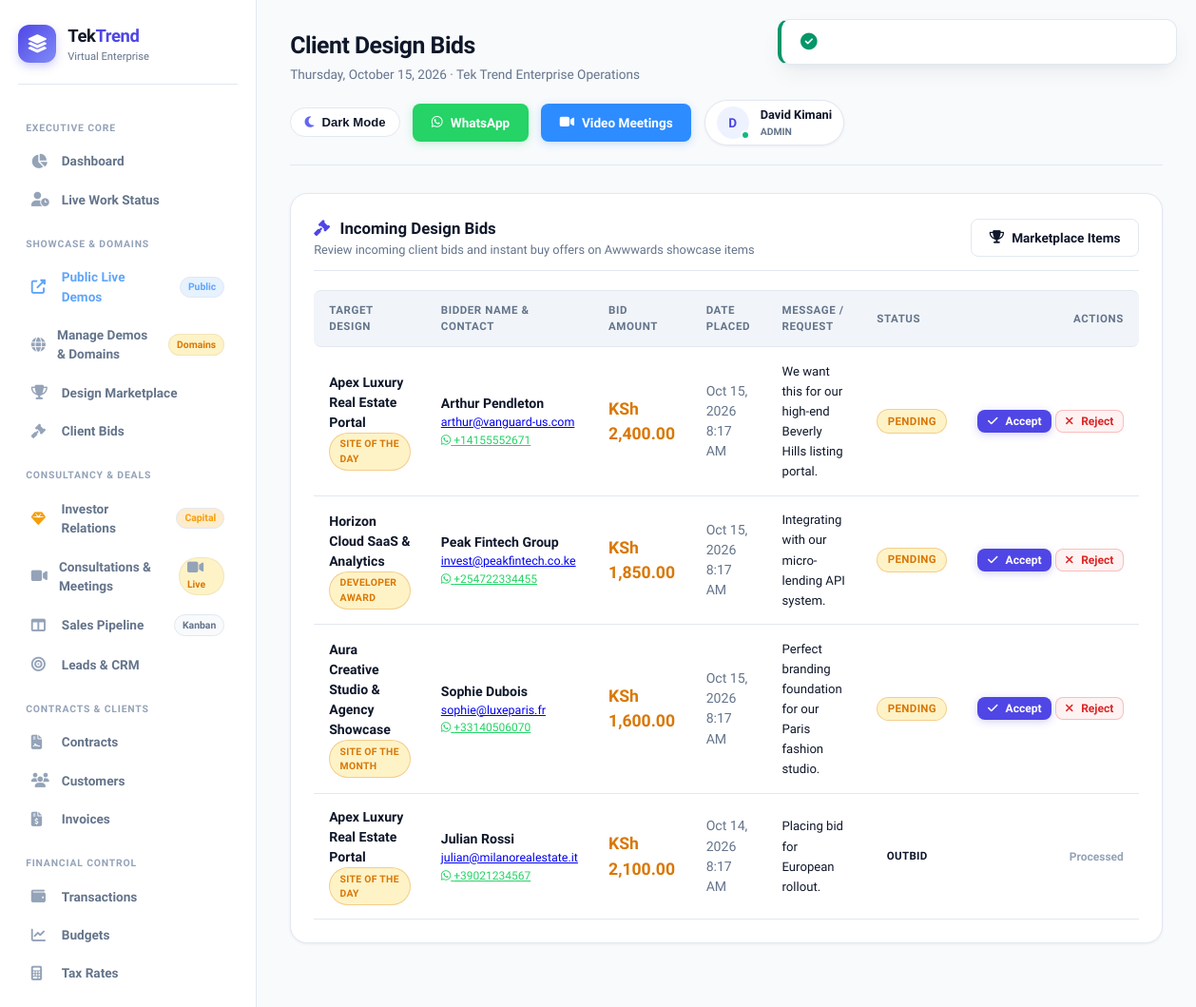
Screenshot of /public/marketplace/bids (signed in) with the database file from the repository.
### tables this page shows
CREATE TABLE IF NOT EXISTS `design_bids` (
    `id` INT UNSIGNED NOT NULL AUTO_INCREMENT,
    `design_item_id` INT UNSIGNED NOT NULL,
    `bidder_name` VARCHAR(100) NOT NULL,
    `bidder_email` VARCHAR(100) NOT NULL,
    `bidder_phone` VARCHAR(30) DEFAULT NULL,
    `bid_amount` DECIMAL(12,2) NOT NULL,
    `message` TEXT,
    `status` ENUM('pending','accepted','outbid','rejected') DEFAULT 'pending',
    `created_at` TIMESTAMP DEFAULT CURRENT_TIMESTAMP,
    PRIMARY KEY (`id`),
    KEY `design_item_id` (`design_item_id`),
    KEY `bid_amount` (`bid_amount`),
    KEY `status` (`status`)
);

CREATE TABLE IF NOT EXISTS `design_items` (
    `id` INT UNSIGNED NOT NULL AUTO_INCREMENT,
    `title` VARCHAR(200) NOT NULL,
    `slug` VARCHAR(200) NOT NULL,
    `category` VARCHAR(100) DEFAULT 'SaaS & Enterprise',
    `award_badge` VARCHAR(100) DEFAULT 'Site of the Day',
    `description` TEXT,
    `short_description` VARCHAR(255) DEFAULT NULL,
    `image` VARCHAR(255) DEFAULT NULL,
    `demo_url` VARCHAR(255) DEFAULT NULL,
    `sale_type` ENUM('bid','buy_now','both') DEFAULT 'both',
    `starting_bid` DECIMAL(12,2) DEFAULT 500.00,
    `current_bid` DECIMAL(12,2) DEFAULT 500.00,
    `buy_now_price` DECIMAL(12,2) DEFAULT 1800.00,
    `bid_end_date` DATETIME DEFAULT NULL,
    `total_bids` INT DEFAULT 0,
    `views_count` INT DEFAULT 0,
    `status` ENUM('active','sold','ended','draft') DEFAULT 'active',
    `created_by` INT UNSIGNED DEFAULT NULL,
    `created_at` TIMESTAMP DEFAULT CURRENT_TIMESTAMP,
    `updated_at` TIMESTAMP DEFAULT CURRENT_TIMESTAMP ON UPDATE CURRENT_TIMESTAMP,
    PRIMARY KEY (`id`),
    UNIQUE KEY `slug` (`slug`),
    KEY `category` (`category`),
    KEY `status` (`status`)
);

### app/views/marketplace/bids.php (the view, shortened to what the rows shown need)
<div class="card">
    <div class="card-header">
        <div>
            <h3 class="card-title"><i class="fas fa-gavel" style="color: var(--primary); margin-right: 0.4rem;"></i> Incoming Design Bids</h3>
            <p class="card-subtitle">Review incoming client bids and instant buy offers on Awwwards showcase items</p>
        </div>
        <a href="<?= eurl('/marketplace') ?>" class="btn btn-outline"><i class="fas fa-trophy"></i> Marketplace Items</a>
    </div>
    <div class="table-responsive">
        <table class="data-table">
            <thead>
                <tr>
                    <th>Target Design</th>
                    <th>Bidder Name & Contact</th>
                    <th>Bid Amount</th>
                    <th>Date Placed</th>
                    <th>Message / Request</th>
                    <th>Status</th>
                    <th style="text-align: right;">Actions</th>
                </tr>
            </thead>
            <tbody>
                <?php if (empty($bids)): ?>
                    <tr>
                        <td colspan="7" style="text-align: center; padding: 2.5rem; color: var(--text-muted);">
                            <i class="fas fa-inbox" style="font-size: 2rem; display: block; margin-bottom: 0.5rem; opacity: 0.4;"></i>
                            No bids received yet.
                        </td>
                    </tr>
                <?php else: ?>
                    <?php foreach ($bids as $b): ?>
                        <tr>
                            <td>
                                <strong><?= sanitize($b['design_title'] ?? 'Design Template') ?></strong>
                                <?php if (!empty($b['award_badge'])): ?>
                                    <div><span class="badge pending" style="font-size: 0.65rem;"><?= sanitize($b['award_badge']) ?></span></div>
                                <?php endif; ?>
                            </td>
                            <td>
                                <strong style="color: var(--text-main);"><?= sanitize($b['bidder_name']) ?></strong>
                                <div style="font-size: 0.78rem; color: var(--text-muted);"><a href="mailto:<?= sanitize($b['bidder_email']) ?>"><?= sanitize($b['bidder_email']) ?></a></div>
                                <?php if (!empty($b['bidder_phone'])): ?>
                                    <div style="font-size: 0.75rem;"><a href="https://wa.me/<?= preg_replace('/\D/', '', $b['bidder_phone']) ?>" target="_blank" style="color: #25d366;"><i class="fab fa-whatsapp"></i> <?= sanitize($b['bidder_phone']) ?></a></div>
                                <?php endif; ?>
                            </td>
                            <td><strong style="font-size: 1.1rem; color: var(--accent);"><?= formatCurrency($b['bid_amount']) ?></strong></td>
                            <td style="color: var(--text-muted);"><?= formatDateTime($b['created_at']) ?></td>
                            <td><span style="font-size: 0.82rem; color: var(--text-main);"><?= sanitize($b['message'] ?? '-') ?></span></td>
                            <td><span class="badge <?= sanitize($b['status']) ?>"><?= ucfirst(sanitize($b['status'])) ?></span></td>
                            <td style="text-align: right; white-space: nowrap;">
                                <form method="POST" action="<?= eurl('/marketplace/bids/' . $b['id'] . '/status') ?>" style="display: inline-block;">
                                    <?php if ($b['status'] === 'pending'): ?>
                                        <button type="submit" name="status" value="accepted" class="btn btn-primary" style="padding: 0.25rem 0.6rem; font-size: 0.75rem;"><i class="fas fa-check"></i> Accept</button>
                                        <button type="submit" name="status" value="rejected" class="btn btn-danger" style="padding: 0.25rem 0.6rem; font-size: 0.75rem;"><i class="fas fa-times"></i> Reject</button>
                                    <?php else: ?>
                                        <span style="font-size: 0.75rem; color: var(--text-light); font-weight: 600;">Processed</span>
                                    <?php endif; ?>
                                </form>
                            </td>
                        </tr>
                    <?php endforeach; ?>
                <?php endif; ?>
            </tbody>
        </table>
    </div>
</div>

### app/core/Router.php (shortened to what the rows shown need)
<?php
class Router {
    private $routes = [];
    private function addRoute($method, $path, $handler, $middleware = []) {
        $this->routes[] = [
            'method'      => $method,
            'path'        => $path,
            'handler'     => $handler,
            'middleware'  => $middleware
        ];
    }
    public function dispatch() {
        $method = $_SERVER['REQUEST_METHOD'];
        $requestPath = parse_url($_SERVER['REQUEST_URI'], PHP_URL_PATH);
        $basePath = rtrim(str_replace(basename($_SERVER['SCRIPT_NAME']), '', $_SERVER['SCRIPT_NAME']), '/');
        if ($basePath && strpos($requestPath, $basePath) === 0) {
            $requestPath = substr($requestPath, strlen($basePath));
        }
        $requestPath = '/' . ltrim($requestPath, '/');
        foreach ($this->routes as $route) {
            if ($route['method'] !== 'ANY' && $route['method'] !== $method) {
                continue;
            }
            $pattern = preg_replace('#\{[^}]+\}#', '([^/]+)', $route['path']);
            $pattern = '#^' . $pattern . '$#';
            if (preg_match($pattern, $requestPath, $matches)) {
                $params = [];
                $this->executeHandler($route['handler'], $params);
                return;
            }
        }
    }
    private function executeHandler($handler, $params = []) {
        if (is_string($handler)) {
            $parts = explode('@', $handler);
            if (count($parts) === 2) {
                $controllerName = $parts[0];
                $methodName = $parts[1];
                if (class_exists($controllerName)) {
                    $controller = new $controllerName();
                    if (method_exists($controller, $methodName)) {
                        call_user_func_array([$controller, $methodName], $params);
                        return;
                    }
                }
            }
        }
    }
}

### rows the page displays
design_bids: design_item.title "Apex Luxury Real Estate Portal", design_item.award_badge "SITE OF THE DAY", bidder_name "Arthur Pendleton", bidder_email "arthur@vanguard-us.com", bidder_phone "+14155552671", bid_amount "KSh 2,400.00", created_at "Oct 15, 2026 8:17 AM", message "We want this for our high-end Beverly Hills listing portal.", status "PENDING", shows "Accept"
design_bids: design_item.title "Horizon Cloud SaaS & Analytics", design_item.award_badge "DEVELOPER AWARD", bidder_name "Peak Fintech Group", bidder_email "invest@peakfintech.co.ke", bidder_phone "+254722334455", bid_amount "KSh 1,850.00", created_at "Oct 15, 2026 8:17 AM", message "Integrating with our micro-lending API system.", status "PENDING", shows "Accept"
design_bids: design_item.title "Aura Creative Studio & Agency Showcase", design_item.award_badge "SITE OF THE MONTH", bidder_name "Sophie Dubois", bidder_email "sophie@luxeparis.fr", bidder_phone "+33140506070", bid_amount "KSh 1,600.00", created_at "Oct 15, 2026 8:17 AM", message "Perfect branding foundation for our Paris fashion studio.", status "PENDING", shows "Accept"
design_bids: design_item.title "Apex Luxury Real Estate Portal", design_item.award_badge "SITE OF THE DAY", bidder_name "Julian Rossi", bidder_email "julian@milanorealestate.it", bidder_phone "+39021234567", bid_amount "KSh 2,100.00", created_at "Oct 14, 2026 8:17 AM", message "Placing bid for European rollout.", status "OUTBID", shows "Processed"
